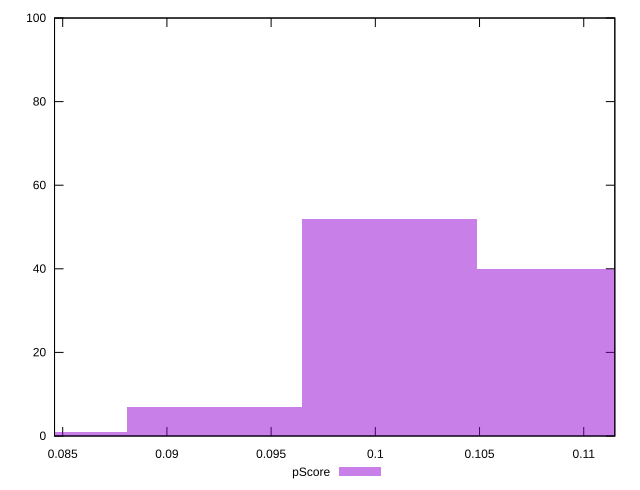

Write gnuplot code to recreate this figure.
reset

$pScore <<EOF
0.09229698713439345 7
0.10068762232842923 52
0.109078257522465 40
0.08390635194035768 1
EOF

set key outside below
set boxwidth 0.008390635194035769
set xrange [0.08460818153841909:0.11149117720453477]
set yrange [0:100]
set trange [0:100]
set style fill transparent solid 0.5 noborder
set terminal svg size 640, 490 enhanced background rgb 'white'
set output "report_00018_2021-02-10T15-25-16.877Z/interactive/samples/pages+cached/pScore/histogram.svg"

plot $pScore title "pScore" with boxes

reset
